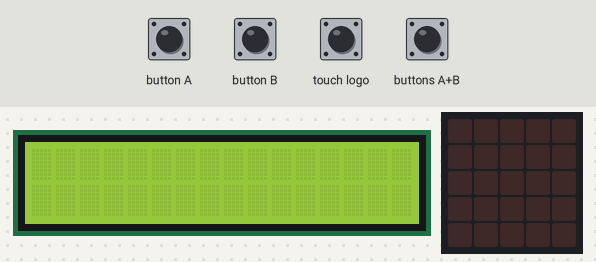
A program run on a simulated BBC micro:bit (MakeCode). On the bench: 16×2 character LCD, the board's 5×5 LED display. The test bench sets the inputs (shaded band).

Above: at 1.2 s.
1.3 s: button A pressed for 0.15 s
At 2.4 s:
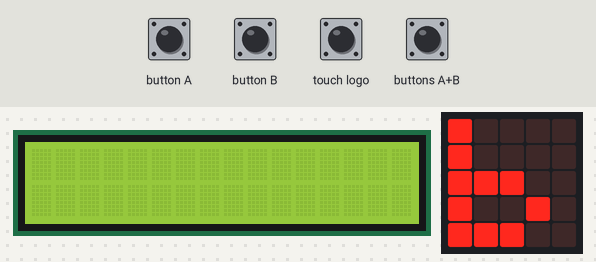
2.9 s: button B pressed for 0.15 s
At 3.6 s:
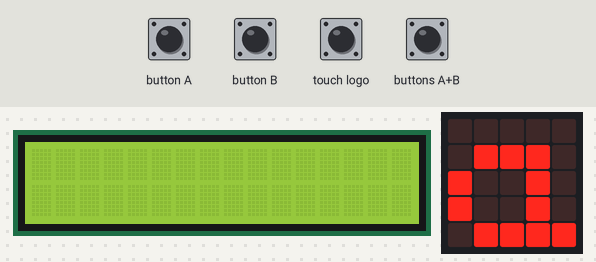
4.5 s: buttons A+B pressed for 0.15 s
At 4.9 s:
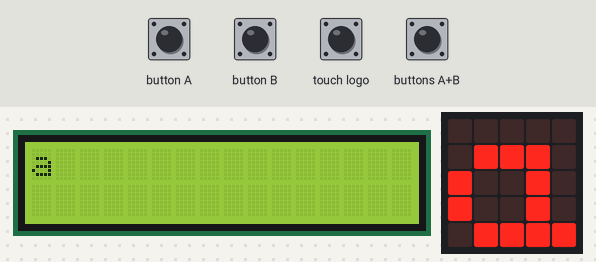
6.1 s: buttons A+B pressed for 1 s
At 7.4 s:
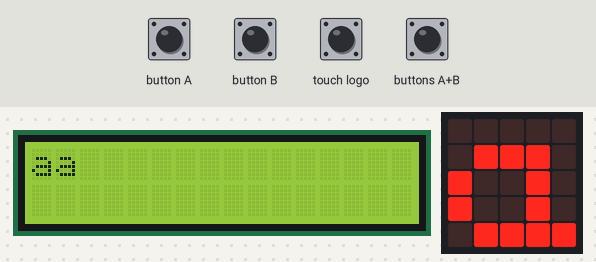
8.6 s: button A pressed for 0.15 s
At 9.2 s:
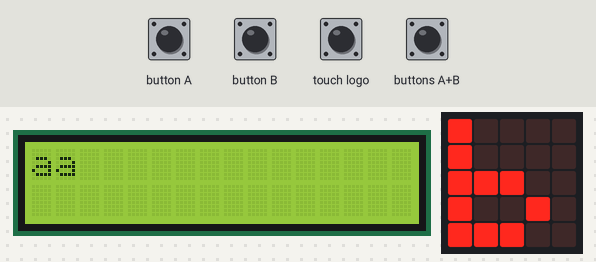
10.2 s: buttons A+B pressed for 0.15 s
At 11.6 s:
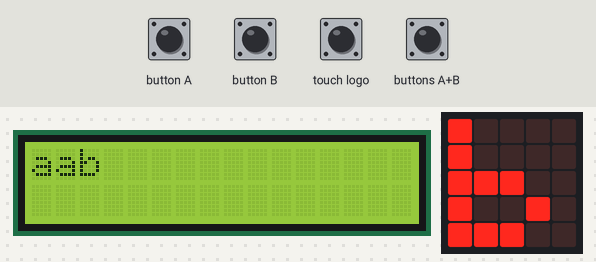
Timing chart, 0 to 12.8 s (numbered marks = the images above; inputs shaded):
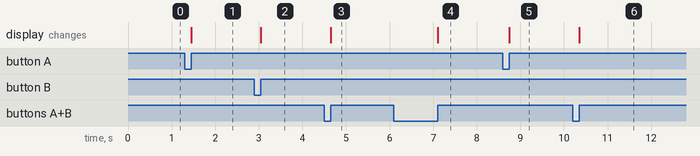

Measured:
- after the input at 1.3 s, the display: changes after 0.15 s (image 1)
- after the input at 2.9 s, the display: changes after 0.15 s (image 2)
- after the input at 4.5 s, the display: changes after 0.15 s (image 3)
- after the input at 6.1 s, the display: changes after 1.0 s (image 4)
- after the input at 8.6 s, the display: changes after 0.15 s (image 5)
- after the input at 10.2 s, the display: changes after 0.15 s (image 6)

The program:

main.ts
```typescript
input.onButtonPressed(Button.A, function () {
    if (27 > 입력할_단어) {
        입력할_단어 += 1
    }
    basic.showString("" + (문자열_리스트[입력할_단어]))
})
input.onButtonPressed(Button.AB, function () {
    X += 1
    if (X < 16) {
        I2C_LCD1602.ShowString(문자열_리스트[입력할_단어], X, Y)
        _1번째_줄_입력된_단어 = [입력할_단어, X]
    }
    if (X > 16) {
        if (Y == 0) {
            Y = 1
        }
        if (X < 31) {
            I2C_LCD1602.ShowString(문자열_리스트[입력할_단어], X, Y)
            _2번째_줄_입력된_단어 = [입력할_단어, X]
        }
    }
})
input.onButtonPressed(Button.B, function () {
    if (0 < 입력할_단어) {
        입력할_단어 += -1
    }
    basic.showString("" + (문자열_리스트[입력할_단어]))
})
input.onLogoEvent(TouchButtonEvent.Touched, function () {
    if (_1번째_줄_입력된_단어[1] == 0) {

    }
    if (_1번째_줄_입력된_단어[1] == 0) {

    }
    if (_1번째_줄_입력된_단어[1] == 0) {

    }
    if (_1번째_줄_입력된_단어[1] == 0) {

    }
})
let _2번째_줄_입력된_단어: number[] = []
let _1번째_줄_입력된_단어: number[] = []
let 문자열_리스트: string[] = []
let 입력할_단어 = 0
let Y = 0
let X = 0
X = -1
Y = 0
입력할_단어 = 0
I2C_LCD1602.LcdInit(39)
문자열_리스트 = [
"a",
"b",
"c",
"d",
"e",
"f",
"g",
"h",
"i",
"j",
"k",
"l",
"m",
"n",
"o",
"p",
"q",
"r",
"s",
"t",
"u",
"v",
"w",
"x",
"y",
"z"
]
basic.forever(function () {
    if (X > 32) {
        I2C_LCD1602.clear()
        I2C_LCD1602.ShowString("ERROR_01", 0, 0)
    }
    if (Y > 2) {
        I2C_LCD1602.clear()
        I2C_LCD1602.ShowString("ERROR_02", 0, 0)
    }
})
```

test.ts
```typescript
// 테스트는 여기로 이동합니다; 이 패키지가 확장으로 사용될 때 컴파일되지 않을 것 입니다.
```
